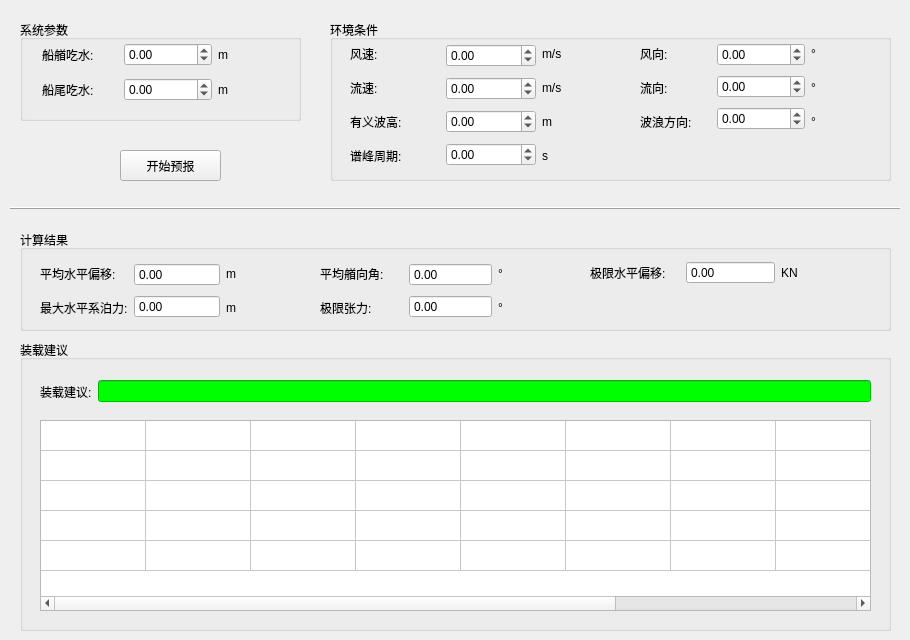
     <widget class="QWidget" name="tab_3">
      <attribute name="title">
       <string>预测</string>
      </attribute>
      <widget class="QGroupBox" name="groupBox_4">
       <property name="geometry">
        <rect>
         <x>20</x>
         <y>20</y>
         <width>281</width>
         <height>101</height>
        </rect>
       </property>
       <property name="title">
        <string>系统参数</string>
       </property>
       <widget class="QWidget" name="layoutWidget">
        <property name="geometry">
         <rect>
          <x>22</x>
          <y>20</y>
          <width>251</width>
          <height>64</height>
         </rect>
        </property>
        <layout class="QVBoxLayout" name="verticalLayout_20">
         <item>
          <layout class="QHBoxLayout" name="horizontalLayout_9">
           <item>
            <widget class="QLabel" name="label_9">
             <property name="text">
              <string>船艏吃水:</string>
             </property>
            </widget>
           </item>
           <item>
            <widget class="QDoubleSpinBox" name="doubleSpinBox_3">
             <property name="minimum">
              <double>-100000000000000000.000000000000000</double>
             </property>
             <property name="maximum">
              <double>99999999999999.000000000000000</double>
             </property>
            </widget>
           </item>
           <item>
            <widget class="QLabel" name="label_10">
             <property name="text">
              <string>m</string>
             </property>
            </widget>
           </item>
          </layout>
         </item>
         <item>
          <layout class="QHBoxLayout" name="horizontalLayout_10">
           <item>
            <widget class="QLabel" name="label_18">
             <property name="text">
              <string>船尾吃水:</string>
             </property>
            </widget>
           </item>
           <item>
            <widget class="QDoubleSpinBox" name="doubleSpinBox_4">
             <property name="minimum">
              <double>-100000000000000000.000000000000000</double>
             </property>
             <property name="maximum">
              <double>99999999999999.000000000000000</double>
             </property>
            </widget>
           </item>
           <item>
            <widget class="QLabel" name="label_19">
             <property name="text">
              <string>m</string>
             </property>
            </widget>
           </item>
          </layout>
         </item>
        </layout>
       </widget>
      </widget>
      <widget class="QGroupBox" name="groupBox_5">
       <property name="geometry">
        <rect>
         <x>330</x>
         <y>20</y>
         <width>561</width>
         <height>161</height>
        </rect>
       </property>
       <property name="title">
        <string>环境条件</string>
       </property>
       <widget class="QWidget" name="layoutWidget">
        <property name="geometry">
         <rect>
          <x>310</x>
          <y>20</y>
          <width>241</width>
          <height>96</height>
         </rect>
        </property>
        <layout class="QHBoxLayout" name="horizontalLayout_13">
         <item>
          <layout class="QVBoxLayout" name="verticalLayout_16">
           <item>
            <widget class="QLabel" name="label_22">
             <property name="text">
              <string>风向:</string>
             </property>
            </widget>
           </item>
           <item>
            <widget class="QLabel" name="label_26">
             <property name="text">
              <string>流向:</string>
             </property>
            </widget>
           </item>
           <item>
            <widget class="QLabel" name="label_30">
             <property name="text">
              <string>波浪方向:</string>
             </property>
            </widget>
           </item>
          </layout>
         </item>
         <item>
          <layout class="QVBoxLayout" name="verticalLayout_15">
           <item>
            <widget class="QDoubleSpinBox" name="doubleSpinBox_6">
             <property name="minimum">
              <double>-100000000000000000.000000000000000</double>
             </property>
             <property name="maximum">
              <double>99999999999999.000000000000000</double>
             </property>
            </widget>
           </item>
           <item>
            <widget class="QDoubleSpinBox" name="doubleSpinBox_8">
             <property name="minimum">
              <double>-100000000000000000.000000000000000</double>
             </property>
             <property name="maximum">
              <double>99999999999999.000000000000000</double>
             </property>
            </widget>
           </item>
           <item>
            <widget class="QDoubleSpinBox" name="doubleSpinBox_10">
             <property name="minimum">
              <double>-100000000000000000.000000000000000</double>
             </property>
             <property name="maximum">
              <double>99999999999999.000000000000000</double>
             </property>
            </widget>
           </item>
          </layout>
         </item>
         <item>
          <layout class="QVBoxLayout" name="verticalLayout_14">
           <item>
            <widget class="QLabel" name="label_23">
             <property name="text">
              <string>°</string>
             </property>
            </widget>
           </item>
           <item>
            <widget class="QLabel" name="label_27">
             <property name="text">
              <string>°</string>
             </property>
            </widget>
           </item>
           <item>
            <widget class="QLabel" name="label_31">
             <property name="text">
              <string>°</string>
             </property>
            </widget>
           </item>
          </layout>
         </item>
        </layout>
       </widget>
       <widget class="QWidget" name="layoutWidget">
        <property name="geometry">
         <rect>
          <x>20</x>
          <y>20</y>
          <width>282</width>
          <height>130</height>
         </rect>
        </property>
        <layout class="QHBoxLayout" name="horizontalLayout_12">
         <item>
          <layout class="QVBoxLayout" name="verticalLayout_11">
           <item>
            <widget class="QLabel" name="label_20">
             <property name="text">
              <string>风速:</string>
             </property>
            </widget>
           </item>
           <item>
            <widget class="QLabel" name="label_24">
             <property name="text">
              <string>流速:</string>
             </property>
            </widget>
           </item>
           <item>
            <widget class="QLabel" name="label_28">
             <property name="text">
              <string>有义波高:</string>
             </property>
            </widget>
           </item>
           <item>
            <widget class="QLabel" name="label_33">
             <property name="text">
              <string>谱峰周期:</string>
             </property>
            </widget>
           </item>
          </layout>
         </item>
         <item>
          <layout class="QVBoxLayout" name="verticalLayout_12">
           <item>
            <widget class="QDoubleSpinBox" name="doubleSpinBox_5">
             <property name="minimum">
              <double>-100000000000000000.000000000000000</double>
             </property>
             <property name="maximum">
              <double>99999999999999.000000000000000</double>
             </property>
            </widget>
           </item>
           <item>
            <widget class="QDoubleSpinBox" name="doubleSpinBox_7">
             <property name="minimum">
              <double>-100000000000000000.000000000000000</double>
             </property>
             <property name="maximum">
              <double>99999999999999.000000000000000</double>
             </property>
            </widget>
           </item>
           <item>
            <widget class="QDoubleSpinBox" name="doubleSpinBox_9">
             <property name="minimum">
              <double>-100000000000000000.000000000000000</double>
             </property>
             <property name="maximum">
              <double>99999999999999.000000000000000</double>
             </property>
            </widget>
           </item>
           <item>
            <widget class="QDoubleSpinBox" name="doubleSpinBox_11">
             <property name="minimum">
              <double>-100000000000000000.000000000000000</double>
             </property>
             <property name="maximum">
              <double>99999999999999.000000000000000</double>
             </property>
            </widget>
           </item>
          </layout>
         </item>
         <item>
          <layout class="QVBoxLayout" name="verticalLayout_13">
           <item>
            <widget class="QLabel" name="label_21">
             <property name="text">
              <string>m/s</string>
             </property>
             <property name="alignment">
              <set>Qt::AlignLeading|Qt::AlignLeft|Qt::AlignVCenter</set>
             </property>
            </widget>
           </item>
           <item>
            <widget class="QLabel" name="label_25">
             <property name="text">
              <string>m/s</string>
             </property>
             <property name="alignment">
              <set>Qt::AlignLeading|Qt::AlignLeft|Qt::AlignVCenter</set>
             </property>
            </widget>
           </item>
           <item>
            <widget class="QLabel" name="label_29">
             <property name="text">
              <string>m</string>
             </property>
             <property name="alignment">
              <set>Qt::AlignLeading|Qt::AlignLeft|Qt::AlignVCenter</set>
             </property>
            </widget>
           </item>
           <item>
            <widget class="QLabel" name="label_32">
             <property name="text">
              <string>s</string>
             </property>
             <property name="alignment">
              <set>Qt::AlignLeading|Qt::AlignLeft|Qt::AlignVCenter</set>
             </property>
            </widget>
           </item>
          </layout>
         </item>
        </layout>
       </widget>
      </widget>
      <widget class="QGroupBox" name="groupBox_6">
       <property name="geometry">
        <rect>
         <x>20</x>
         <y>230</y>
         <width>871</width>
         <height>101</height>
        </rect>
       </property>
       <property name="title">
        <string>计算结果</string>
       </property>
       <widget class="QWidget" name="layoutWidget">
        <property name="geometry">
         <rect>
          <x>20</x>
          <y>30</y>
          <width>271</width>
          <height>62</height>
         </rect>
        </property>
        <layout class="QHBoxLayout" name="horizontalLayout_11">
         <item>
          <layout class="QVBoxLayout" name="verticalLayout_17">
           <item>
            <widget class="QLabel" name="label_34">
             <property name="text">
              <string>平均水平偏移:</string>
             </property>
            </widget>
           </item>
           <item>
            <widget class="QLabel" name="label_36">
             <property name="text">
              <string>最大水平系泊力:</string>
             </property>
            </widget>
           </item>
          </layout>
         </item>
         <item>
          <layout class="QVBoxLayout" name="verticalLayout_18">
           <item>
            <widget class="QDoubleSpinBox" name="doubleSpinBox_12">
             <property name="readOnly">
              <bool>true</bool>
             </property>
             <property name="buttonSymbols">
              <enum>QAbstractSpinBox::NoButtons</enum>
             </property>
             <property name="minimum">
              <double>-100000000000000000.000000000000000</double>
             </property>
             <property name="maximum">
              <double>99999999999999.000000000000000</double>
             </property>
            </widget>
           </item>
           <item>
            <widget class="QDoubleSpinBox" name="doubleSpinBox_13">
             <property name="readOnly">
              <bool>true</bool>
             </property>
             <property name="buttonSymbols">
              <enum>QAbstractSpinBox::NoButtons</enum>
             </property>
             <property name="minimum">
              <double>-100000000000000000.000000000000000</double>
             </property>
             <property name="maximum">
              <double>99999999999999.000000000000000</double>
             </property>
            </widget>
           </item>
          </layout>
         </item>
         <item>
          <layout class="QVBoxLayout" name="verticalLayout_19">
           <item>
            <widget class="QLabel" name="label_38">
             <property name="text">
              <string>m</string>
             </property>
            </widget>
           </item>
           <item>
            <widget class="QLabel" name="label_39">
             <property name="text">
              <string>m</string>
             </property>
            </widget>
           </item>
          </layout>
         </item>
        </layout>
       </widget>
       <widget class="QWidget" name="layoutWidget">
        <property name="geometry">
         <rect>
          <x>300</x>
          <y>30</y>
          <width>261</width>
          <height>62</height>
         </rect>
        </property>
        <layout class="QHBoxLayout" name="horizontalLayout_14">
         <item>
          <layout class="QVBoxLayout" name="verticalLayout_21">
           <item>
            <widget class="QLabel" name="label_42">
             <property name="text">
              <string>平均艏向角:</string>
             </property>
            </widget>
           </item>
           <item>
            <widget class="QLabel" name="label_43">
             <property name="text">
              <string>极限张力:</string>
             </property>
            </widget>
           </item>
          </layout>
         </item>
         <item>
          <layout class="QVBoxLayout" name="verticalLayout_22">
           <item>
            <widget class="QDoubleSpinBox" name="doubleSpinBox_16">
             <property name="readOnly">
              <bool>true</bool>
             </property>
             <property name="buttonSymbols">
              <enum>QAbstractSpinBox::NoButtons</enum>
             </property>
             <property name="minimum">
              <double>-100000000000000000.000000000000000</double>
             </property>
             <property name="maximum">
              <double>99999999999999.000000000000000</double>
             </property>
            </widget>
           </item>
           <item>
            <widget class="QDoubleSpinBox" name="doubleSpinBox_17">
             <property name="readOnly">
              <bool>true</bool>
             </property>
             <property name="buttonSymbols">
              <enum>QAbstractSpinBox::NoButtons</enum>
             </property>
             <property name="minimum">
              <double>-100000000000000000.000000000000000</double>
             </property>
             <property name="maximum">
              <double>99999999999999.000000000000000</double>
             </property>
            </widget>
           </item>
          </layout>
         </item>
         <item>
          <layout class="QVBoxLayout" name="verticalLayout_23">
           <item>
            <widget class="QLabel" name="label_45">
             <property name="text">
              <string>°</string>
             </property>
            </widget>
           </item>
           <item>
            <widget class="QLabel" name="label_46">
             <property name="text">
              <string>°</string>
             </property>
            </widget>
           </item>
          </layout>
         </item>
        </layout>
       </widget>
       <widget class="QWidget" name="layoutWidget">
        <property name="geometry">
         <rect>
          <x>570</x>
          <y>30</y>
          <width>281</width>
          <height>26</height>
         </rect>
        </property>
        <layout class="QHBoxLayout" name="horizontalLayout_16">
         <item>
          <widget class="QLabel" name="label_35">
           <property name="text">
            <string>极限水平偏移:</string>
           </property>
          </widget>
         </item>
         <item>
          <widget class="QDoubleSpinBox" name="doubleSpinBox_14">
           <property name="readOnly">
            <bool>true</bool>
           </property>
           <property name="buttonSymbols">
            <enum>QAbstractSpinBox::NoButtons</enum>
           </property>
           <property name="minimum">
            <double>-100000000000000000.000000000000000</double>
           </property>
           <property name="maximum">
            <double>99999999999999.000000000000000</double>
           </property>
          </widget>
         </item>
         <item>
          <widget class="QLabel" name="label_40">
           <property name="text">
            <string>KN</string>
           </property>
          </widget>
         </item>
        </layout>
       </widget>
      </widget>
      <widget class="QGroupBox" name="groupBox_11">
       <property name="geometry">
        <rect>
         <x>20</x>
         <y>340</y>
         <width>871</width>
         <height>291</height>
        </rect>
       </property>
       <property name="title">
        <string>装载建议</string>
       </property>
       <widget class="QTableWidget" name="tableWidget">
        <property name="geometry">
         <rect>
          <x>20</x>
          <y>80</y>
          <width>831</width>
          <height>191</height>
         </rect>
        </property>
        <property name="verticalScrollBarPolicy">
         <enum>Qt::ScrollBarAlwaysOff</enum>
        </property>
        <property name="alternatingRowColors">
         <bool>false</bool>
        </property>
        <property name="gridStyle">
         <enum>Qt::SolidLine</enum>
        </property>
        <property name="rowCount">
         <number>5</number>
        </property>
        <property name="columnCount">
         <number>10</number>
        </property>
        <attribute name="horizontalHeaderVisible">
         <bool>false</bool>
        </attribute>
        <attribute name="horizontalHeaderCascadingSectionResizes">
         <bool>false</bool>
        </attribute>
        <attribute name="horizontalHeaderDefaultSectionSize">
         <number>105</number>
        </attribute>
        <attribute name="horizontalHeaderHighlightSections">
         <bool>false</bool>
        </attribute>
        <attribute name="horizontalHeaderMinimumSectionSize">
         <number>40</number>
        </attribute>
        <attribute name="horizontalHeaderShowSortIndicator" stdset="0">
         <bool>false</bool>
        </attribute>
        <attribute name="horizontalHeaderStretchLastSection">
         <bool>false</bool>
        </attribute>
        <attribute name="verticalHeaderVisible">
         <bool>false</bool>
        </attribute>
        <attribute name="verticalHeaderCascadingSectionResizes">
         <bool>true</bool>
        </attribute>
        <row/>
        <row/>
        <row/>
        <row/>
        <row/>
        <column/>
        <column/>
        <column/>
        <column/>
        <column/>
        <column/>
        <column/>
        <column/>
        <column/>
        <column/>
       </widget>
       <widget class="QWidget" name="layoutWidget">
        <property name="geometry">
         <rect>
          <x>20</x>
          <y>40</y>
          <width>831</width>
          <height>23</height>
         </rect>
        </property>
        <layout class="QHBoxLayout" name="horizontalLayout_15">
         <item>
          <widget class="QLabel" name="label_37">
           <property name="text">
            <string>装载建议:</string>
           </property>
          </widget>
         </item>
         <item>
          <widget class="QLineEdit" name="lineEdit_2">
           <property name="styleSheet">
            <string notr="true">background-color: rgb(0, 255, 0);</string>
           </property>
           <property name="readOnly">
            <bool>true</bool>
           </property>
          </widget>
         </item>
        </layout>
       </widget>
      </widget>
      <widget class="Line" name="line">
       <property name="geometry">
        <rect>
         <x>10</x>
         <y>200</y>
         <width>891</width>
         <height>16</height>
        </rect>
       </property>
       <property name="frameShadow">
        <enum>QFrame::Raised</enum>
       </property>
       <property name="orientation">
        <enum>Qt::Horizontal</enum>
       </property>
      </widget>
      <widget class="QPushButton" name="pushButton_forcast">
       <property name="geometry">
        <rect>
         <x>120</x>
         <y>150</y>
         <width>101</width>
         <height>31</height>
        </rect>
       </property>
       <property name="focusPolicy">
        <enum>Qt::NoFocus</enum>
       </property>
       <property name="text">
        <string>开始预报</string>
       </property>
      </widget>
     </widget>
